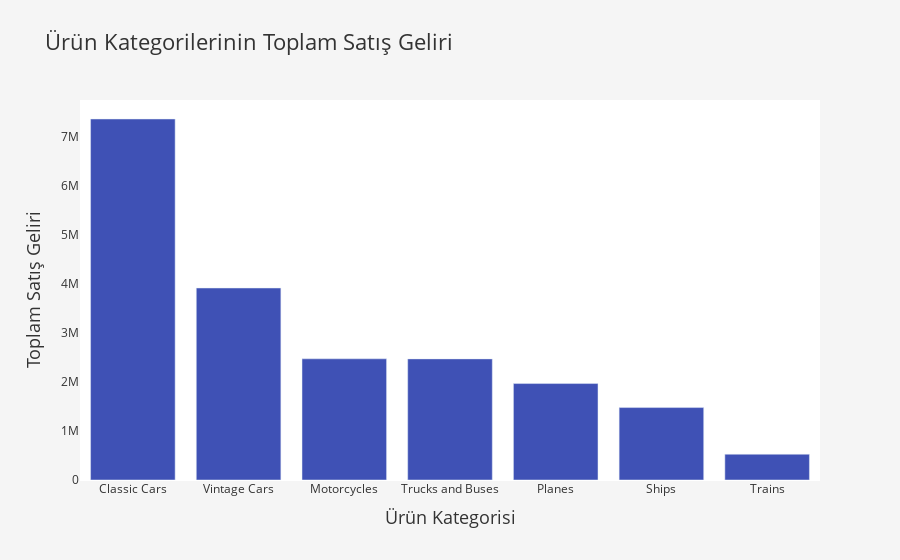

Notebook code for this chart:
### Markdown cell above
1. **Grafiğin Amacı:** Ürün kategorilerine göre satış performansını göstermek
1. **Yanıtlayacağı Soru:** Hangi ürün kategorileri en fazla geliri getiriyor?

### Code cell
# Verileri PRODUCTCODE ve SALES alanlarına göre gruplandırarak toplam satış gelirini hesaplama
product_sales = df.groupby('PRODUCTLINE')['SALES'].sum().reset_index().sort_values(by='SALES', ascending=False)

# Bar chart oluşturma
fig = px.bar(product_sales, x='PRODUCTLINE', y='SALES', title='Ürün Kategorilerinin Toplam Satış Geliri',
             labels={'PRODUCTLINE': 'Ürün Kategorisi', 'SALES': 'Toplam Satış Geliri'},
             color_discrete_sequence=[colors['primary-100']])

# Grafik tasarımını özelleştirme
fig.update_layout(
    plot_bgcolor=colors['bg-100'],
    paper_bgcolor=colors['bg-200'],
    font=dict(color=colors['text-100']),
    title_font=dict(size=22, color=colors['text-100']),
    xaxis_title_font=dict(size=18, color=colors['text-100']),
    yaxis_title_font=dict(size=18, color=colors['text-100'])
)

fig.show()

### Figure 1 — Plotly figure (JSON) as saved in the notebook; plotly's stock layout.template omitted (floating-point values rounded to 4 significant figures)
{"data": [{"alignmentgroup": "True", "hovertemplate": "Ürün Kategorisi=%{x}<br>Toplam Satış Geliri=%{y}<extra></extra>", "legendgroup": "", "marker": {"color": "#3F51B5", "pattern": {"shape": ""}}, "name": "", "offsetgroup": "", "orientation": "v", "showlegend": false, "textposition": "auto", "type": "bar", "x": ["Classic Cars", "Vintage Cars", "Motorcycles", "Trucks and Buses", "Planes", "Ships", "Trains"], "xaxis": "x", "y": [7363000.0, 3916000.0, 2472000.0, 2470000.0, 1967000.0, 1477000.0, 525600.0], "yaxis": "y"}], "layout": {"barmode": "relative", "font": {"color": "#333333"}, "legend": {"tracegroupgap": 0}, "paper_bgcolor": "#f5f5f5", "plot_bgcolor": "#FFFFFF", "title": {"font": {"color": "#333333", "size": 22}, "text": "Ürün Kategorilerinin Toplam Satış Geliri"}, "xaxis": {"anchor": "y", "domain": [0, 1], "title": {"font": {"color": "#333333", "size": 18}, "text": "Ürün Kategorisi"}}, "yaxis": {"anchor": "x", "domain": [0, 1], "title": {"font": {"color": "#333333", "size": 18}, "text": "Toplam Satış Geliri"}}}}
